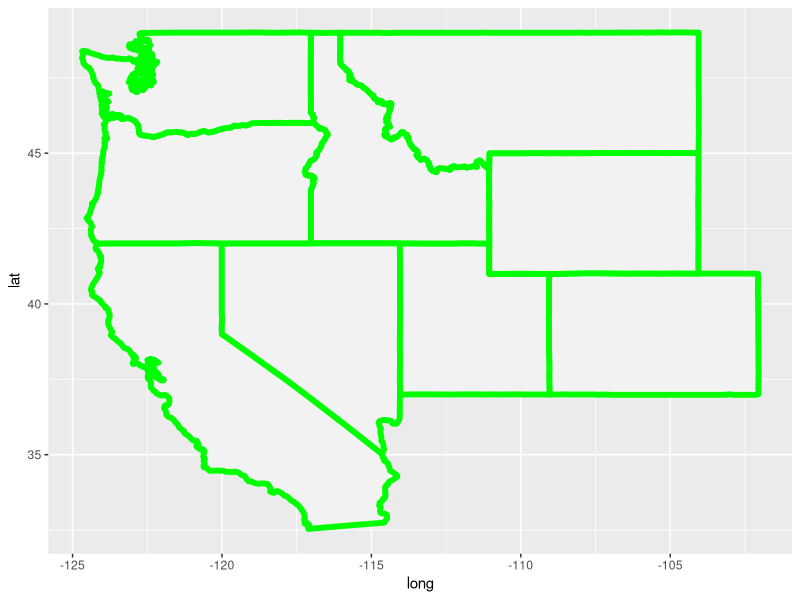

Recreate this plot in R.
library(ggplot2)
library(maps)

all_states <- map_data("state")
west <- subset(all_states, region %in% 
                c("washington", "oregon", "utah", "alaska", "california",
                   "idaho", "colorado", "hawaii", "nevada", "montana", "wyoming"))
        
png("west.png", width = 480, height= 480, units = "px")
        p <- ggplot() + geom_polygon(data=west, 
                aes(x=long, y=lat, group=group), 
                          colour = "green", fill = "grey95", size=2) 
        print(p)  
dev.off()
